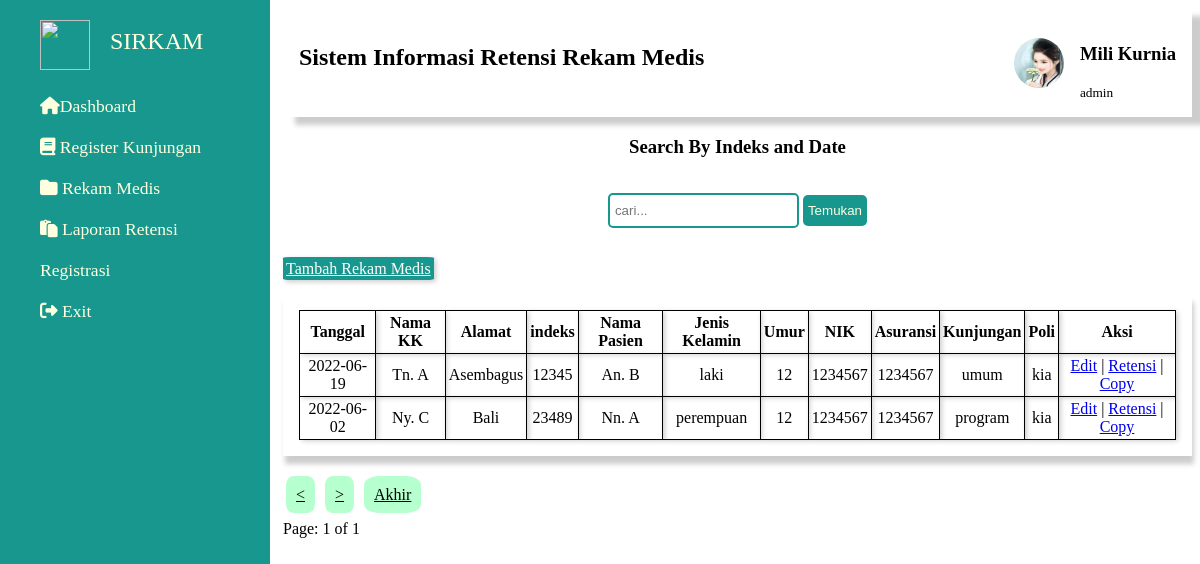
The app's page /list_member.php with its own data.
### tables this page shows
CREATE TABLE `tb_member` (
  `id` int(10) NOT NULL,
  `tanggal` date NOT NULL,
  `nama_kk` varchar(50) NOT NULL,
  `alamat` text NOT NULL,
  `indeks` varchar(20) NOT NULL,
  `nama_pasien` varchar(50) NOT NULL,
  `jender` enum('laki','perempuan') NOT NULL,
  `umur` varchar(10) NOT NULL,
  `nik` varchar(50) NOT NULL,
  `asuransi` varchar(20) NOT NULL,
  `kunjungan` enum('umum','jknpbi','jknnonpbi','program') NOT NULL,
  `poli` enum('bp','kia','gigi','dll') NOT NULL
);

### list_member.php (the view, shortened to what this page needs)
<?php
include "connection.php";
$halaman = 10;
$page = isset($_GET['halaman'])? (int)$_GET["halaman"]:1;
$mulai = ($page>1) ? ($page * $halaman) - $halaman : 0;
if (empty($_GET['cari'])) {
	$cari = "ORDER BY `indeks` LIMIT $mulai, $halaman";
	$navPage = "ada";
}
else{
	$result_cari = $_GET['cari'];
	$cari = "WHERE indeks LIKE '$result_cari' OR tanggal LIKE '%$result_cari%'";
	$navPage = "";
}
?>
<!DOCTYPE html>
<html>
<head>
	<link rel="stylesheet" type="text/css" href="style.css">
	<link rel="stylesheet" href="font-awesome-4.7.0/font-awesome-4.7.0/css/font-awesome.min.css">
</head>
<body>
	<div class="wrap">
	<? require('sidebar.php'); ?>
	<p>
		<h3 align="center">Search By Indeks and Date</h3 >
		<form action="cari_medis.php" method="POST" class="form-cari">
			<div class="cari">
				<input type="text" name="cari" placeholder="cari...">
				<input type="submit" class="submit" name="submit" value="Temukan">
			</div>
		</form>
	</p>
	<p>
		<a class="tambah-data" href="form_member.php">Tambah Rekam Medis</a> </p>
		<div class="tabel">
			<?
			echo "<table>
			<tr>
			<th>Tanggal</th>
			<th>Nama KK</th>
			<th>Alamat</th>
			<th>indeks</th>
			<th>Nama Pasien</th>
			<th>Jenis Kelamin</th>
			<th>Umur</th>
			<th>NIK</th>
			<th>Asuransi</th>
			<th>Kunjungan</th>
			<th>Poli</th><th>Aksi</th>
			</tr>";
			$q=$db->query("SELECT * FROM `tb_member` $cari");
			while($r=$q->fetch_array()){
				echo "<tr>
				<td>".$r['tanggal']."</td>
				<td>".$r['nama_kk']."</td>
				<td>".$r['alamat']."</td>
				<td>".$r['indeks']."</td>
				<td>".$r['nama_pasien']."</td>
				<td>".$r['jender']."</td>
				<td>".$r['umur']."</td>
				<td>".$r['nik']."</td>
				<td>".$r['asuransi']."</td>
				<td>".$r['kunjungan']."</td>
				<td>".$r['poli']."</td>
				<td>
				<a href='edit_member.php?id=".$r['id']."'>Edit</a> |
				<a href='member_controllers.php?opsi=retensi&id=".$r['id']."'>Retensi</a> | <a href='action-copy.php?id=".$r['id']."'>Copy</a>
				</td>
				</tr>";
			}
			echo "</table>";
			?>
		</div>
		<div class="layerPage m-3">
			<?php
			$sql = mysqli_query($db,"SELECT * FROM tb_member");
			$total = mysqli_num_rows($sql);
			$pages = ceil($total/$halaman);
			$previouspage = $page-1;
			if ($page == 1) {
				$hilangP = 'disabled';
				$nav_hilang = "";
			}else{
				$hilangP = '';
				$nav_hilang = "?halaman=$previouspage";
			}
			$nextpage = $page+1;
			if ($pages == 1) {
				$hilangN = 'disabled';
				$nav_hilang2 = "";
			}else{
				$nav_hilang2 = "?halaman=$nextpage";
			}
			if ($page == $pages-3) {
				$hilangN = 'disabled';
				$limitpageshow = $page+3;
			}elseif ($page == $pages-2) {
				$hilangN = 'disabled';
				$limitpageshow = $page+2;
			}elseif ($page == $pages-1) {
				$hilangN = 'disabled';
				$limitpageshow = $page+1;
			}elseif($page == $pages){
				$hilangN = 'disabled';
			}
			else{
				$hilangN = '';
			}
			if ($navPage == "ada") {
				?>
				<nav aria-label="pagging">
					<ul class="pagination">
						<li class="page-item">
							<a class="page-link <?php echo $hilangP?>" href="<?php echo $nav_hilang ?>" aria-disabled="true"><</a>
						</li>
						<li class="page-item">
							<a class="page-link <?php echo $hilangN; ?>" href="<?php echo $nav_hilang2;?>">></a>
						</li>
						<?php if ($page < $pages OR $page == $pages) { ?>
							<li class="page-item">
								<a class="page-link <?php echo $hilangN; ?>" href="?halaman=<?php echo $pages?>">Akhir</a>
							</li>
						<?php } ?>
					</ul>
					<p>Page: <?php echo $page?> of <?php echo $pages?></p>
				</nav>
			<?php } ?>
		</div>
	</body>
	</html>

### sidebar.php (shortened to what this page needs)
<div class="sidebar">
	<div class="sidebar-brand">
		<a><img src="LOGO PUSKESMAS.png" align="center" width="50" height="50"><font size="5" align ="center">SIRKAM</font></a>
		<div class="sidebar-menu">
			<ul>
				<li><a href="index.php"><i class="fa fa-home" aria-hidden="true"></i>Dashboard</a></li>
				<li><a href="kunjungan.php"><i class="fa fa-book"></i> Register Kunjungan</a></li>
				<li><a href="list_member.php"><i class="fa fa-folder"></i> Rekam Medis</a></li>
				<li><a href="list_retensi.php"><i class="fa fa-clipboard"></i> Laporan Retensi</a></li>
				<li><a href="registrasi.php">Registrasi</a></li>
				<li><a href="Logout.php"><i class="fa-solid fa-right-from-bracket"></i> Exit</a></li>
			</ul>
		</div>
	</div>
</div>
<div class="main-content">
	<header>
		<h2>
			Sistem Informasi Retensi Rekam Medis
		</h2>
		<div class="user-wrapper">
			<img src="foto.jpg" width="50px" height="50px"alt="">
			<div>
				<h3>Mili Kurnia</h3>
				<small>admin</small>
			</div>
		</header>

### style.css (style rules this page uses)
:root { --main-color: #18978F; --color-dark: #fff; --text-grey: black; }
.wrap { height: 150vh; width: 100%; background-color: #fff; }
.sidebar { width: 270px; position: fixed; left: 0; top: 0; height: 100%; background: var(--main-color); }
.sidebar img { margin-right: 20px; margin-left: 40px; }
.sidebar-brand { padding-top: 20px; height: 90px; color: #FEFFDE; }
.sidebar-menu { margin-top: 1rem; }
.sidebar ul { padding: 0; margin: 0; }
.sidebar-menu li { font-size: 24px; padding: 10px 0px; color: white; display: flex; align-items: left; border-radius: 1rem; }
.sidebar-menu a { padding-left: 0rem; display: block; color: #FEFFDE; font-size: 1.1rem; text-decoration: none; padding-left: 40px; }
.main-content { margin-left: 275px; }
header { display: flex; justify-content: space-between; padding: 1rem; background: white; box-shadow: 12px 8px 5px rgba(0,0,0,0.2); }
.user-wrapper { display: flex; align-items: center; }
.user-wrapper img { border-radius: 50%; margin-right: 1rem; }
.user-wrapper small { display: inline-block; color: var(--text-grey); }
.tabel { text-align: center; align-items: center; padding: 1rem; background: #fff; box-shadow: 2px 8px 5px rgba(0,0,0,0.2); }
table { border: 1px solid black; border-collapse: collapse; }
th,td { border: 1px solid black; padding: 3px; box-shadow: 2px 2px 5px rgba(0,0,0,0.2); }
li { list-style: none; }
.disabled { cursor: not-allowed; }
.pagination { margin-top: 30px; padding: 0; }
.pagination .page-item { display: inline; }
.pagination .page-item .page-link { background: #B6FFCE; color: black; padding: 10px; margin: 3px; border-radius: 25%; }
input { padding: 8px 5px; border: 2px solid var(--main-color); border-radius: 5px; }
.submit { cursor: pointer; border: none !important; background: var(--main-color); color: #FEFFDE; }
.tambah-data { cursor: pointer; border: none !important; background: var(--main-color); border: 5px solid black; padding: 3px; color: white; box-shadow: 2px 2px 5px rgba(0,0,0,0.2); border-radius: 5%; }
.form-cari { text-align: center; align-items: center; padding: 1rem; }

### records on screen
tb_member: tanggal "2022-06-19", nama_kk "Tn. A", alamat "Asembagus", indeks "12345", nama_pasien "An. B", jender "laki", umur "12", nik "1234567", asuransi "1234567", kunjungan "umum", poli "kia"
tb_member: tanggal "2022-06-02", nama_kk "Ny. C", alamat "Bali", indeks "23489", nama_pasien "Nn. A", jender "perempuan", umur "12", nik "1234567", asuransi "1234567", kunjungan "program", poli "kia"

### other values on screen
$page "1"
$pages "1"
